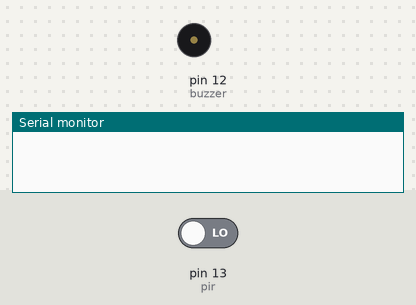
Bench run of a sketch on a simulated Arduino Uno, built with avr-gcc and run on an emulated ATmega328P. On the bench: buzzer (waves = sounding), the last lines printed to the serial monitor. The test bench sets the inputs (shaded band); at power-on: pin 13 (pir) LOW.

Above: at 2.8 s.
2.9 s: pin 13 (pir) driven HIGH
At 4.0 s:
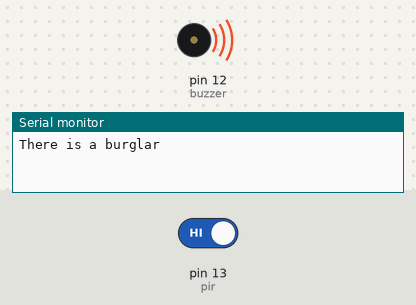
4.5 s: pin 13 (pir) driven LOW
At 5.6 s:
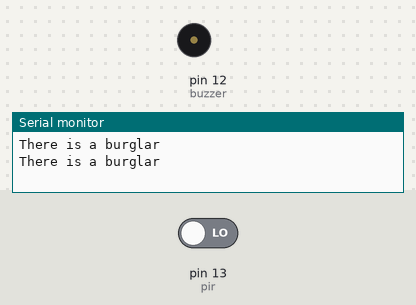
Timing chart, 0 to 7.5 s (numbered marks = the images above; inputs shaded):
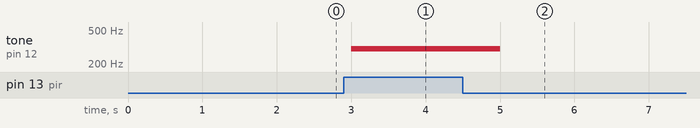

The sketch:

burglar-alarm.ino
```cpp
int buzzer=12;
int pir=13;
int value=0;

void setup(){
  pinMode(12,OUTPUT);
  pinMode(13,INPUT);
  Serial.begin(9600);
}

void loop(){
  value =digitalRead(pir);

  if (value ==HIGH){
    tone(buzzer,300);
    Serial.println("There is a burglar");
    delay(1000);
  }else {
    noTone(buzzer);
    delay(1000);
  }
}
    
```

Measured:
- after the input at 2.9 s, tone on pin 12 (buzzer): silent → 300 Hz after 0.10 s
- after the input at 4.5 s, tone on pin 12 (buzzer): 300 Hz → silent after 0.50 s
